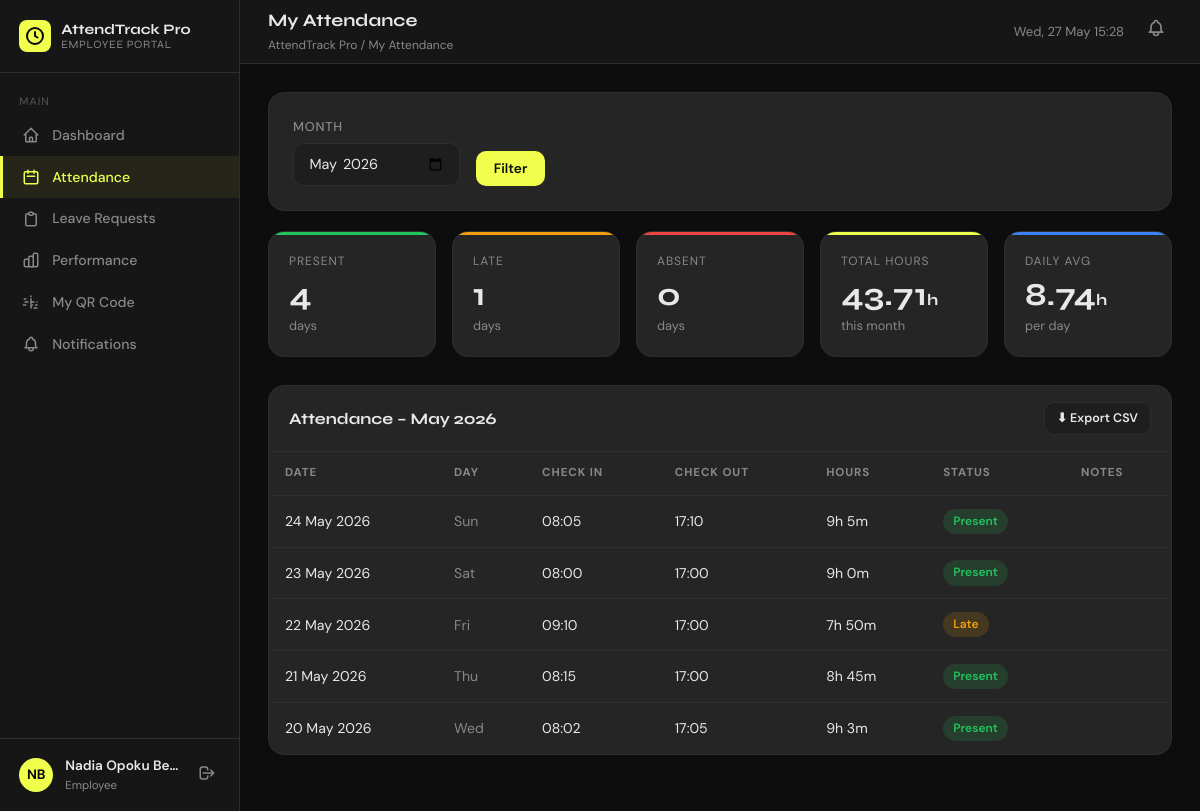
The page /employee/attendance.php (signed in) on the database its author committed.
### tables this page shows
CREATE TABLE IF NOT EXISTS attendance (
  id            INT AUTO_INCREMENT PRIMARY KEY,
  employee_id   INT NOT NULL,
  work_date     DATE NOT NULL,
  check_in      DATETIME DEFAULT NULL,
  check_out     DATETIME DEFAULT NULL,
  total_hours   DECIMAL(5,2) DEFAULT 0.00,           
  status        ENUM('present','absent','late','half_day','on_leave') DEFAULT 'present',
  notes         TEXT DEFAULT NULL,
  created_at    TIMESTAMP DEFAULT CURRENT_TIMESTAMP,
  updated_at    TIMESTAMP DEFAULT CURRENT_TIMESTAMP ON UPDATE CURRENT_TIMESTAMP,
  UNIQUE KEY uq_emp_date (employee_id, work_date),
  FOREIGN KEY (employee_id) REFERENCES employees(id) ON DELETE CASCADE
);

### employee/attendance.php (the view, shortened to what this page needs)
<?php
require_once __DIR__ . '/../includes/helpers.php';
$cu = currentUser();
$db = getDB();
$filterMonth = $_GET['month'] ?? date('Y-m');
[$filterYear, $filterMonthNum] = explode('-', $filterMonth);
$stmt = $db->prepare("
  SELECT * FROM attendance
  WHERE employee_id = ?
    AND DATE_FORMAT(work_date, '%Y-%m') = ?
  ORDER BY work_date DESC
");
$stmt->execute([$cu['id'], $filterMonth]);
$records = $stmt->fetchAll();
$stmtS = $db->prepare("
  SELECT
    COUNT(*) AS total,
    SUM(CASE WHEN status='present'  THEN 1 ELSE 0 END) AS present,
    SUM(CASE WHEN status='late'     THEN 1 ELSE 0 END) AS late,
    SUM(CASE WHEN status='absent'   THEN 1 ELSE 0 END) AS absent,
    SUM(CASE WHEN status='half_day' THEN 1 ELSE 0 END) AS half_day,
    ROUND(SUM(total_hours),2) AS total_hours,
    ROUND(AVG(total_hours),2) AS avg_hours
  FROM attendance WHERE employee_id = ? AND DATE_FORMAT(work_date,'%Y-%m')=?
");
$stmtS->execute([$cu['id'], $filterMonth]);
$summary = $stmtS->fetch();
require_once __DIR__ . '/../includes/nav.php';
?>
<div class="form-card" style="margin-bottom:1.25rem">
  <form method="GET" style="display:flex;gap:1rem;align-items:flex-end;flex-wrap:wrap">
    <div class="form-group-plain" style="margin:0">
      <label>Month</label>
      <input type="month" name="month" value="<?= e($filterMonth) ?>" max="<?= date('Y-m') ?>"/>
    </div>
    <button type="submit" class="btn btn-primary">Filter</button>
  </form>
</div>
<div class="stats-grid" style="--cols:5;grid-template-columns:repeat(auto-fill,minmax(160px,1fr))">
  <div class="stat-card" style="--card-accent:var(--green)">
    <div class="stat-label-sm">Present</div>
    <div class="stat-value"><?= $summary['present'] ?? 0 ?></div>
    <div class="stat-sub">days</div>
  </div>
  <div class="stat-card" style="--card-accent:var(--amber)">
    <div class="stat-label-sm">Late</div>
    <div class="stat-value"><?= $summary['late'] ?? 0 ?></div>
    <div class="stat-sub">days</div>
  </div>
  <div class="stat-card" style="--card-accent:var(--red)">
    <div class="stat-label-sm">Absent</div>
    <div class="stat-value"><?= $summary['absent'] ?? 0 ?></div>
    <div class="stat-sub">days</div>
  </div>
  <div class="stat-card" style="--card-accent:var(--accent)">
    <div class="stat-label-sm">Total Hours</div>
    <div class="stat-value"><?= $summary['total_hours'] ?? 0 ?><span style="font-size:1rem">h</span></div>
    <div class="stat-sub">this month</div>
  </div>
  <div class="stat-card" style="--card-accent:var(--blue)">
    <div class="stat-label-sm">Daily Avg</div>
    <div class="stat-value"><?= $summary['avg_hours'] ?? 0 ?><span style="font-size:1rem">h</span></div>
    <div class="stat-sub">per day</div>
  </div>
</div>
<div class="table-card">
  <div class="table-card-header">
    <div class="table-card-title">Attendance – <?= date('F Y', mktime(0,0,0,$filterMonthNum,1,$filterYear)) ?></div>
    <a href="<?= APP_URL ?>/api/export.php?type=attendance_personal&month=<?= urlencode($filterMonth) ?>"
       class="btn btn-ghost btn-sm">⬇ Export CSV</a>
  </div>
  <div class="table-wrap">
    <table class="data-table">
      <thead><tr>
        <th>Date</th><th>Day</th><th>Check In</th><th>Check Out</th>
        <th>Hours</th><th>Status</th><th>Notes</th>
      </tr></thead>
      <tbody>
      <?php if ($records): foreach ($records as $r): ?>
        <tr>
          <td><?= date('d M Y', strtotime($r['work_date'])) ?></td>
          <td class="text-dim"><?= date('D', strtotime($r['work_date'])) ?></td>
          <td><?= $r['check_in']  ? date('H:i', strtotime($r['check_in']))  : '–' ?></td>
          <td><?= $r['check_out'] ? date('H:i', strtotime($r['check_out'])) : '–' ?></td>
          <td><?= $r['total_hours'] > 0 ? formatHours($r['total_hours']) : '–' ?></td>
          <td><?= statusBadge($r['status']) ?></td>
          <td class="text-sm text-dim"><?= e($r['notes'] ?? '') ?></td>
        </tr>
      <?php endforeach; endif; ?>
      </tbody>
    </table>
  </div>
</div>
<?php require_once __DIR__ . '/../includes/footer.php'; ?>

### includes/helpers.php (shortened to what this page needs)
<?php
function e(mixed $val): string {
    return htmlspecialchars((string)$val, ENT_QUOTES | ENT_HTML5, 'UTF-8');
}
function formatHours(float $hours): string {
    $h = (int) floor($hours);
    $m = (int) round(($hours - $h) * 60);
    return "{$h}h {$m}m";
}
function statusBadge(string $status): string {
    $map = [
        'present'  => 'badge-present',
        'absent'   => 'badge-absent',
        'late'     => 'badge-late',
        'half_day' => 'badge-halfday',
        'on_leave' => 'badge-leave',
    ];
    $cls   = $map[$status] ?? 'badge-default';
    $label = ucwords(str_replace('_', ' ', $status));
    return "<span class=\"badge $cls\">$label</span>";
}

### assets/css/style.css (style rules this page uses)
:root { --accent: #f0ff4b; --accent-dark: #c8d400; --bg: #0d0d0d; --bg2: #161616; --bg3: #1e1e1e; --surface: #252525; --border: #2e2e2e; --text: #e8e8e8; --text-dim: #888; --text-xdim: #555; --green: #22c55e; --red: #ef4444; --amber: #f59e0b; --blue: #3b82f6; --purple: #a855f7; --radius: 10px; --radius-lg: 16px; --shadow: 0 4px 24px rgba(0,0,0,.45); --ff-display: 'Syne', sans-serif; --ff-body: 'DM Sans', sans-serif; --sidebar-w: 240px; --topbar-h: 64px; }
*, *::before, *::after { box-sizing: border-box; margin: 0; padding: 0; }
html { font-size: 16px; scroll-behavior: smooth; }
body { font-family: var(--ff-body); background: var(--bg); color: var(--text); line-height: 1.6; -webkit-font-smoothing: antialiased; }
a { color: var(--accent); text-decoration: none; }
input, select, textarea, button { font-family: inherit; }
.stats-grid { display: grid; grid-template-columns: repeat(auto-fill, minmax(200px, 1fr)); gap: 1rem; margin-bottom: 1.75rem; }
.stat-card { background: var(--surface); border: 1px solid var(--border); border-radius: var(--radius-lg); padding: 1.25rem; position: relative; overflow: hidden; transition: border-color .2s, transform .2s; }
.stat-card::before { content: ''; position: absolute; top: 0; left: 0; right: 0; height: 3px; background: var(--card-accent, var(--accent)); }
.stat-label-sm { font-size: .75rem; text-transform: uppercase; letter-spacing: .08em; color: var(--text-dim); margin-bottom: .5rem; }
.stat-value { font-family: var(--ff-display); font-size: 2rem; font-weight: 700; line-height: 1; margin-bottom: .3rem; }
.stat-sub { font-size: .8rem; color: var(--text-dim); }
.table-card { background: var(--surface); border: 1px solid var(--border); border-radius: var(--radius-lg); overflow: hidden; margin-bottom: 1.75rem; }
.table-card-header { display: flex; align-items: center; justify-content: space-between; padding: 1rem 1.25rem; border-bottom: 1px solid var(--border); gap: 1rem; flex-wrap: wrap; }
.table-card-title { font-family: var(--ff-display); font-size: 1rem; font-weight: 700; }
.table-wrap { overflow-x: auto; }
table.data-table { width: 100%; border-collapse: collapse; font-size: .88rem; }
.data-table th { text-align: left; padding: .75rem 1rem; font-size: .72rem; text-transform: uppercase; letter-spacing: .08em; color: var(--text-dim); border-bottom: 1px solid var(--border); white-space: nowrap; }
.data-table td { padding: .8rem 1rem; border-bottom: 1px solid rgba(255,255,255,.04); vertical-align: middle; }
.data-table tr:last-child td { border-bottom: none; }
.badge { display: inline-flex; align-items: center; padding: 3px 10px; border-radius: 20px; font-size: .75rem; font-weight: 600; text-transform: capitalize; }
.badge-present { background: rgba(34,197,94,.15); color: var(--green); }
.badge-late { background: rgba(245,158,11,.15); color: var(--amber); }
.btn { display: inline-flex; align-items: center; gap: .4rem; padding: .55rem 1.1rem; border-radius: var(--radius); font-size: .85rem; font-weight: 600; cursor: pointer; border: none; transition: all .15s; text-decoration: none; white-space: nowrap; }
.btn-primary { background: var(--accent); color: #0a0a0a; }
.btn-ghost { background: var(--bg3); color: var(--text); border: 1px solid var(--border); }
.btn-sm { padding: .35rem .75rem; font-size: .78rem; }
.form-card { background: var(--surface); border: 1px solid var(--border); border-radius: var(--radius-lg); padding: 1.5rem; margin-bottom: 1.75rem; }
.form-group-plain { margin-bottom: 1rem; }
.form-group-plain label { display: block; font-size: .8rem; font-weight: 500; margin-bottom: .35rem; color: var(--text-dim); text-transform: uppercase; letter-spacing: .06em; }
.form-group-plain input, .form-group-plain select, .form-group-plain textarea { width: 100%; background: var(--bg3); border: 1.5px solid var(--border); border-radius: var(--radius); padding: .65rem .9rem; color: var(--text); font-size: .9rem; transition: border-color .2s; }
.text-dim { color: var(--text-dim); }
.text-sm { font-size: .85rem; }

### rows shown on the page
attendance: work_date "24 May 2026", work_date "Sun", check_in "08:05", check_out "17:10", total_hours "9h 5m", status "Present"
attendance: work_date "23 May 2026", work_date "Sat", check_in "08:00", check_out "17:00", total_hours "9h 0m", status "Present"
attendance: work_date "22 May 2026", work_date "Fri", check_in "09:10", check_out "17:00", total_hours "7h 50m", status "Late"
attendance: work_date "21 May 2026", work_date "Thu", check_in "08:15", check_out "17:00", total_hours "8h 45m", status "Present"
attendance: work_date "20 May 2026", work_date "Wed", check_in "08:02", check_out "17:05", total_hours "9h 3m", status "Present"

### other values the page prints
APP_NAME "AttendTrack Pro"
$initials "NB"
$cu['full_name'] "Nadia Opoku Be…"
$cu['role'] "Employee"
$pageTitle "My Attendance"
$summary['present'] "4"
$summary['late'] "1"
$summary['absent'] "0"
$summary['total_hours'] "43.71"
$summary['avg_hours'] "8.74"
date('F Y', mktime(0,0,0,$filterMonthNum,1,$filterYear)) "May 2026"
